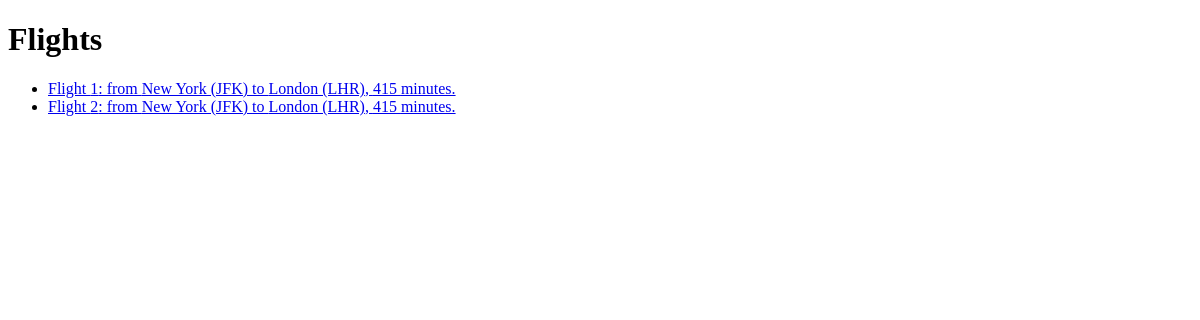
The page /flights/ on the database as committed earlier.
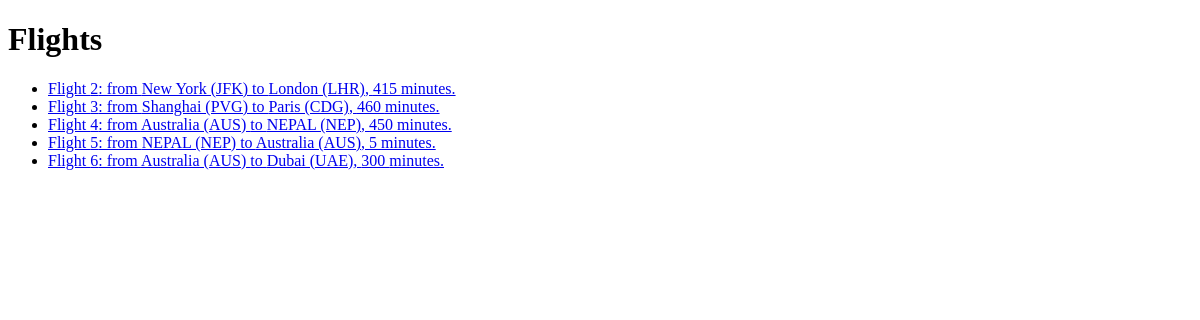
The same page on the database as committed later.
### flights/models.py (models this page shows, shortened)
class Flight(models.Model):
    origin = models.ForeignKey(Airport, on_delete= models.CASCADE,related_name="departures")
    destination = models.ForeignKey(Airport, on_delete=models.CASCADE, related_name="arrivals")
    duration = models.IntegerField()

class Airport(models.Model):
    code = models.CharField(max_length=3)
    city = models.CharField(max_length=64)
    def __str__(self):
        return f"{self.city} ({self.code})"

### flights/views.py (the view)
# urls.py: path("", views.index, name = "index"),
def index(request):
    return render(request, "flights/index.html", {
        "flights": Flight.objects.all()
    })

### flights/templates/flights/index.html
{% extends "flights/layout.html" %}
{% block body %}
    <h1>Flights</h1>
    <ul>
        {% for flight in flights %}
            <li>
                <a href="{% url 'flight' flight.id %}">
                    Flight {{ flight.id }}: from {{ flight.origin }} to {{ flight.destination }}, {{ flight.duration }} minutes.
                </a>
            </li>
        {% endfor %}
    </ul>
{% endblock %}

### flights/templates/flights/layout.html (shortened to what this page needs)
<!DOCTYPE html>
<html lang="en">
<head>
</head>
<body>
    {% block body %}
    {% endblock %}
</body>
</html>

Rows that differ between the two databases and show on the page:
removed Flight: id "1", origin "New York (JFK)", destination "London (LHR)", duration "415"
added Flight: id "3", origin "Shanghai (PVG)", destination "Paris (CDG)", duration "460"
added Flight: id "4", origin "Australia (AUS)", destination "NEPAL (NEP)", duration "450"
added Flight: id "5", origin "NEPAL (NEP)", destination "Australia (AUS)", duration "5"
added Flight: id "6", origin "Australia (AUS)", destination "Dubai (UAE)", duration "300"
